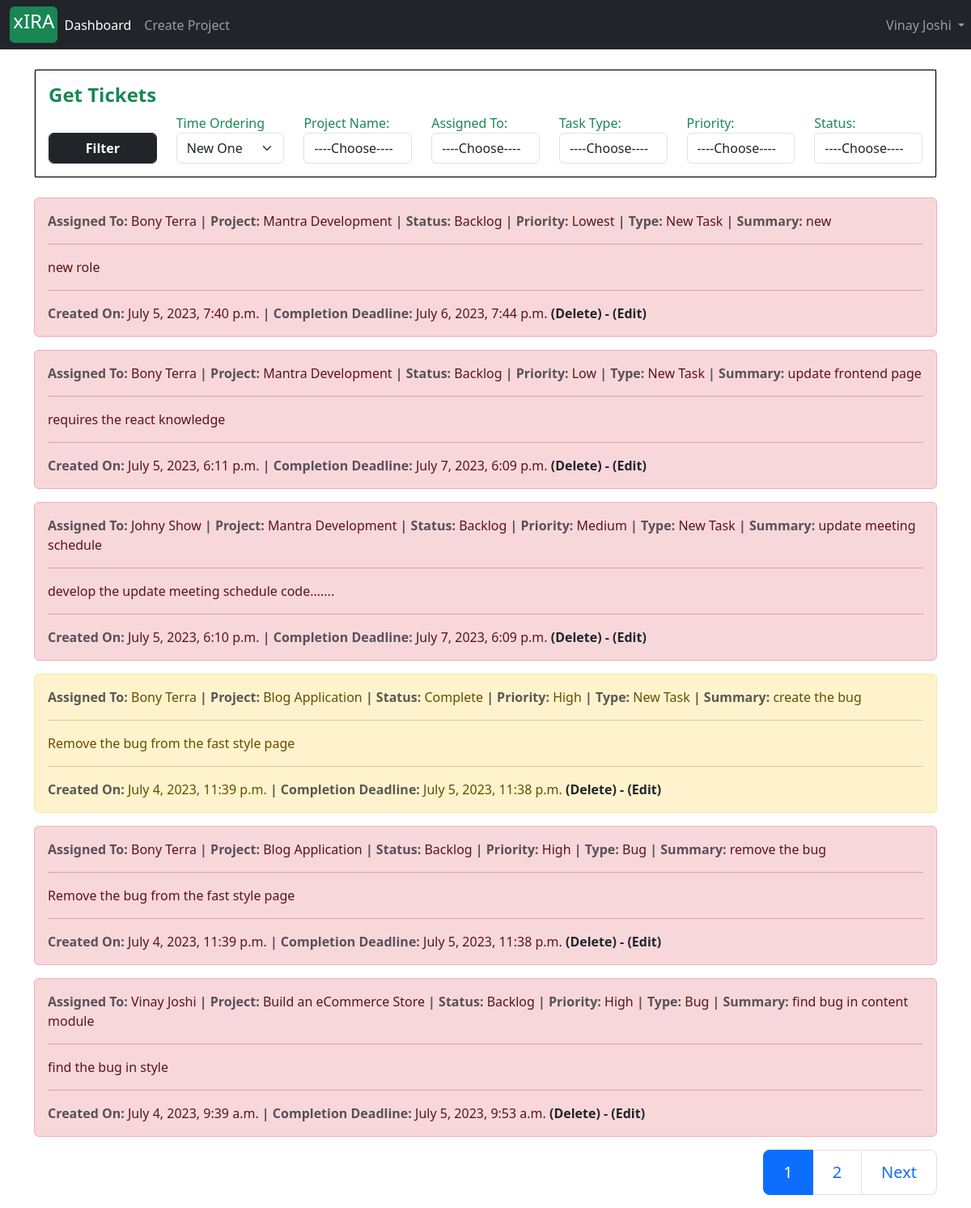
The page /ticket/manage/ (signed in) on the database as committed earlier.
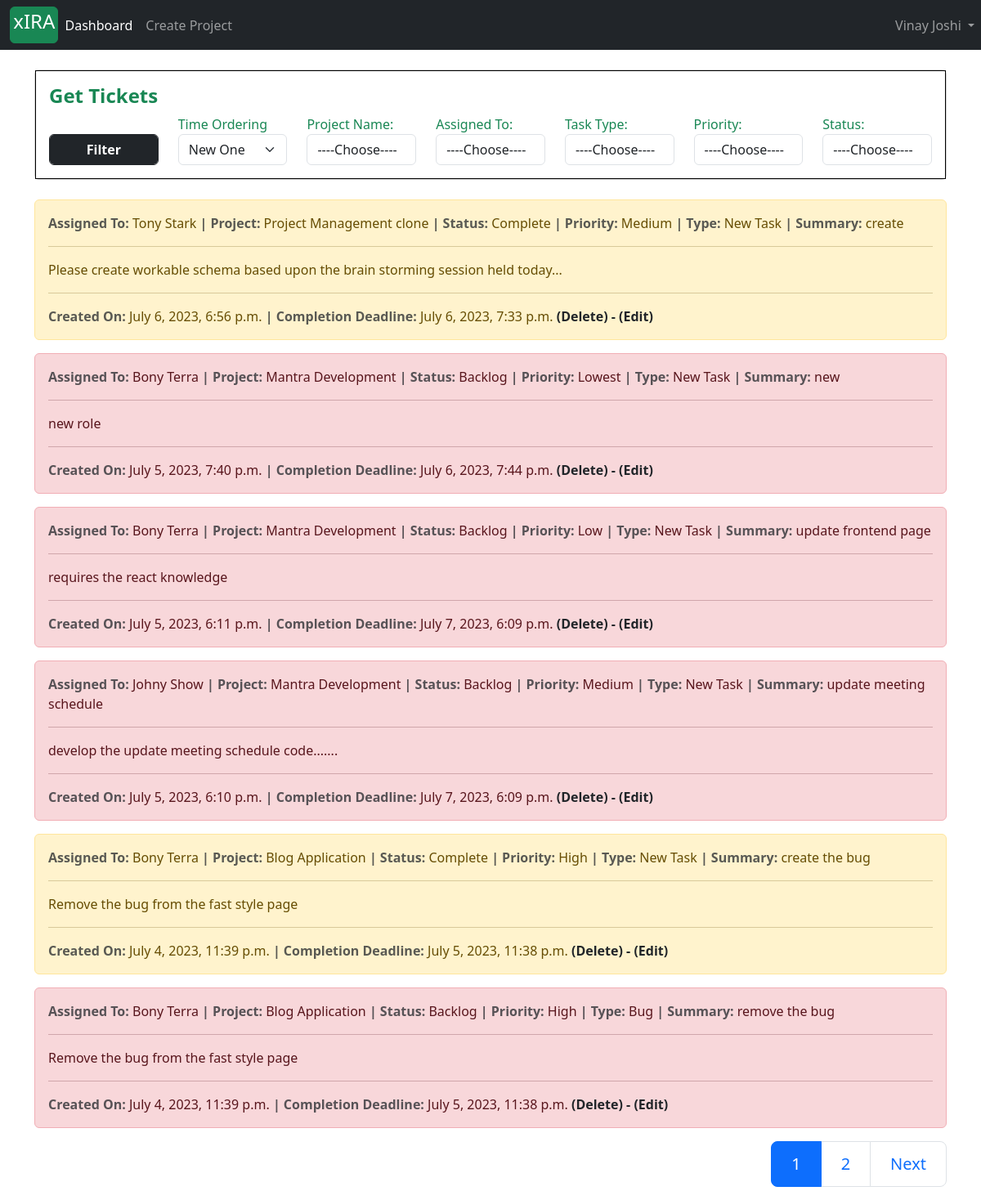
The same page on the database as committed later.
### tickets/models.py (models this page shows, shortened)
class Task(models.Model):
    project       = models.ForeignKey(Project, on_delete=models.CASCADE)
    task_type     = models.CharField(max_length=30, choices = task_type_choices)
    short_summary = models.CharField(max_length=80)
    description   = models.TextField(max_length=500)
    assignee     = models.ForeignKey(Account, on_delete=models.CASCADE)
    status        = models.CharField(max_length=25, choices=status_field)
    priority      = models.CharField(max_length=25, choices=priority_field)
    start_date    = models.DateTimeField(auto_now_add=True)
    estimated_end_date = models.DateTimeField()
    def task_as_back_log(self):
        current_time = datetime.datetime.now().astimezone()
        estimated_end_date = self.estimated_end_date.astimezone()
        if self.status == 'Complete':
            return False
        if current_time >= estimated_end_date:
            self.status = 'Backlog'
            self.save()
            return True
        else:
            return False

### accounts/models.py (models this page shows, shortened)
class Account(AbstractBaseUser):
    first_name           = models.CharField(max_length=50)
    last_name            = models.CharField(max_length=50)
    work_email           = models.EmailField(max_length=100, unique=True)
    contact_number       = models.CharField(max_length=50)
    work_profile         = models.CharField(max_length=30, choices=choices)
    date_joined     = models.DateTimeField(auto_now_add=True)
    last_login      = models.DateTimeField(auto_now_add=True)
    is_admin        = models.BooleanField(default=False)
    is_staff        = models.BooleanField(default=False)
    is_active        = models.BooleanField(default=False)
    is_superadmin        = models.BooleanField(default=False)
    USERNAME_FIELD = 'work_email'
    REQUIRED_FIELDS = ['first_name', 'last_name']
    objects = MyAccountManager()
    def __str__(self):
        return f'{self.first_name} {self.last_name}'
    def is_project_manager(self):
        try:
            temp = ProjectManager.objects.get(project_manager__id=self.id)
            is_manager = True
        except ProjectManager.DoesNotExist:
            is_manager = False
        return is_manager

### projects/models.py (models this page shows)
class Project(models.Model):
    project_name         = models.CharField(max_length=30)
    project_description  = models.TextField(max_length=600, blank=True)
    project_category     = models.CharField(max_length=30, choices=choices)
    project_manager      =  models.ForeignKey(ProjectManager, on_delete=models.SET_NULL, null=True)
    assignees            =  models.ManyToManyField(Account)
    start_date           = models.DateTimeField(auto_now_add=True)
    estimated_end_date   = models.DateTimeField()
    def __str__(self):
        return self.project_name

### tickets/views.py (the view, shortened to what this page needs)
# urls.py: path('manage/', views.manage_ticket, name='manage_ticket'),
@login_required(login_url='login')
def manage_ticket(request):
    url = get_url(request)
    if request.user.is_project_manager():
        project_coice_tuple_list, assignee_choice_tuple_list = get_choice_fields(request.user)
        context = {
            'project_choice': project_coice_tuple_list,
            'assignee_choice': assignee_choice_tuple_list,
            'status_choice': status_field,
            'task_type_choice': task_type_choices,
            'priority_choice': priority_field,
        }
        all_task_query = get_all_tickets_project_manager(request.user)
        for temp_task in all_task_query:
            temp_task.task_as_back_log()
        query_dic = request.GET
        if 'project_id' in query_dic:
            if query_dic['project_id'] != '' and len(all_task_query) > 0:
                all_task_query = all_task_query.filter(project__id=int(query_dic['project_id']))
        if 'assignee_id' in query_dic:
            if query_dic['assignee_id'] != '' and len(all_task_query) > 0:
                all_task_query = all_task_query.filter(assignee__id=int(query_dic['assignee_id']))
        if 'task_type' in query_dic:
            if query_dic['task_type'] != '' and len(all_task_query) > 0:
                all_task_query = all_task_query.filter(task_type=query_dic['task_type'])
        if 'priority' in query_dic:
            if query_dic['priority'] != '' and len(all_task_query) > 0:
                all_task_query = all_task_query.filter(priority=query_dic['priority'])
        if 'status' in query_dic:
            if query_dic['status'] != '' and len(all_task_query) > 0:
                all_task_query = all_task_query.filter(status=query_dic['status'])
        all_task_query = all_task_query.order_by('-start_date')
        page_no = request.GET.get('page')
        page_object = Paginator(all_task_query, 6)
        if page_no is None:
            all_task_query = page_object.get_page(1)
        else:
            all_task_query = page_object.get_page(page_no)
        context['tasks'] = all_task_query
        context['url'] = url
    return render(request, 'manage_ticket.html', context)

### projects/forms.py
class ProjectCreationForm(forms.ModelForm):
    class Meta:
        model = Project
        fields = ('project_name', 'project_category', 'project_description', 'estimated_end_date')
        widgets = {
            'project_name': forms.TextInput(attrs={'class': 'form-control',  }),
            'project_category': forms.Select(attrs={'class': 'form-control', }),
            'project_description': forms.Textarea(attrs={'class': 'form-control', 'rows':4, 'cols':15}),
        }

### accounts/models.py (called while the page is built)
    def get_all_project(self):
        return self.project_set.all()

### projects/context_processors.py (called while the page is built)
def create_project_form(request):
    form = ProjectCreationForm()
    context = {
        'project_creation_form': form
    }
    return context

### tickets/views.py (called while the page is built)
def get_all_tickets_project_manager(user):
    project_manager = ProjectManager.objects.get(project_manager__id=user.id)
    projects = project_manager.get_all_project()
    if len(projects) >= 1:
        project_1 = projects[0]
        all_tickets = Task.objects.filter(project__id=project_1.id)
        for i in range(1, len(projects)):
            all_tickets = all_tickets | Task.objects.filter(project__id=projects[i].id)
        return all_tickets
    return None

### templates/manage_ticket.html (shortened to what the changed rows need)
{% extends 'base.html' %}
{% block content %}
{% load tz %}
<div class="container mt-4">
	{% for task in tasks %}
	<div class="alert alert-{% if task.task_as_back_log %}danger{% elif task.status == 'Open' %}primary{% elif task.status == 'In Progress' %}info{% elif task.status == 'Complete' %}warning{% endif %}" role="alert">
		<strong class="text-muted"> Assigned To: </strong>
		{{task.assignee}}
		<strong class="text-muted">| Project: </strong>
		{{task.project}}
		<strong class="text-muted">| Status: </strong>
	    {{task.status|capfirst}}
	 	<strong class="text-muted">| Priority: </strong>
	    {{task.priority}}
		<strong class="text-muted">| Type: </strong>
	    {{task.task_type}}
		<strong class="text-muted">| Summary: </strong>
	    {{task.short_summary}}
	 	<hr>
	 	<p>{{task.description}}</p>
	 	<hr>
	<strong class="text-muted"> Created On: </strong>
	 {{task.start_date|timezone:"Asia/Kolkata"}}
	<strong class="text-muted">| Completion Deadline: </strong>
	 {{task.estimated_end_date|timezone:"Asia/Kolkata"}}
	<a class="text-dark" href="{% url 'delete_ticket' task.id %}" style="text-decoration: none;"><strong> (Delete) -</strong></a>
 	<a class="text-dark" href="{% url 'edit_ticket' task.id %}" style="text-decoration: none;"><strong> (Edit)</strong></a>
	</div>
	{% endfor %}
<nav aria-label="Page navigation example">
	  <ul class="pagination justify-content-end pagination-lg">
			  {% for page_no in tasks.paginator.page_range %}
		  		{% if tasks.number == page_no %}
					{% if url %}
		  				<li class="page-item active"><a class="page-link" href="{{url}}&page={{page_no}}">{{page_no}}</a></li>
		  			{%  else %}
		  				<li class="page-item active"><a class="page-link" href="?page={{page_no}}">{{page_no}}</a></li>
		  			{% endif %}
		  		{% else %}
					{% if url %}
		  				<li class="page-item "><a class="page-link" href="{{url}}&page={{page_no}}">{{page_no}}</a></li>
		  			{%  else %}
		  				<li class="page-item "><a class="page-link" href="?page={{page_no}}">{{page_no}}</a></li>
		  			{% endif %}
		  		{% endif %}
		  	{% endfor %}
	  </ul>
</nav>
</div>
{% endblock %}

Rows that differ between the two databases and show on the page:
no longer on this page (row unchanged): Task: assignee "Vinay Joshi", project "Build an eCommerce Store", status "Backlog", priority "High", task_type "Bug", short_summary "find bug in content module", description "find the bug in style", start_date "July 4, 2023, 9:39 a.m.", estimated_end_date "July 5, 2023, 9:53 a.m."
added Task: assignee "Tony Stark", project "Project Management clone", status "Complete", priority "Medium", task_type "New Task", short_summary "create", description "Please create workable schema based upon the brain storming session held today...", start_date "July 6, 2023, 6:56 p.m.", estimated_end_date "July 6, 2023, 7:33 p.m."
